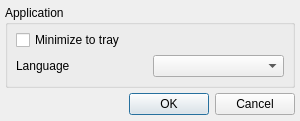
<?xml version="1.0" encoding="UTF-8"?>
<ui version="4.0">
 <class>GConfig</class>
 <widget class="QDialog" name="GConfig">
  <property name="geometry">
   <rect>
    <x>0</x>
    <y>0</y>
    <width>300</width>
    <height>111</height>
   </rect>
  </property>
  <property name="minimumSize">
   <size>
    <width>300</width>
    <height>0</height>
   </size>
  </property>
  <property name="windowTitle">
   <string>Global settings</string>
  </property>
  <property name="modal">
   <bool>true</bool>
  </property>
  <layout class="QVBoxLayout" name="verticalLayout">
   <property name="spacing">
    <number>5</number>
   </property>
   <property name="leftMargin">
    <number>5</number>
   </property>
   <property name="topMargin">
    <number>5</number>
   </property>
   <property name="rightMargin">
    <number>5</number>
   </property>
   <property name="bottomMargin">
    <number>6</number>
   </property>
   <item>
    <widget class="QGroupBox" name="groupBox_2">
     <property name="sizePolicy">
      <sizepolicy hsizetype="Preferred" vsizetype="Fixed">
       <horstretch>0</horstretch>
       <verstretch>0</verstretch>
      </sizepolicy>
     </property>
     <property name="title">
      <string>Application</string>
     </property>
     <layout class="QVBoxLayout" name="verticalLayout_3">
      <property name="spacing">
       <number>5</number>
      </property>
      <property name="leftMargin">
       <number>8</number>
      </property>
      <property name="topMargin">
       <number>5</number>
      </property>
      <property name="rightMargin">
       <number>8</number>
      </property>
      <property name="bottomMargin">
       <number>8</number>
      </property>
      <item>
       <widget class="QCheckBox" name="cbMinimizeToTray">
        <property name="sizePolicy">
         <sizepolicy hsizetype="Expanding" vsizetype="Fixed">
          <horstretch>0</horstretch>
          <verstretch>0</verstretch>
         </sizepolicy>
        </property>
        <property name="minimumSize">
         <size>
          <width>140</width>
          <height>0</height>
         </size>
        </property>
        <property name="text">
         <string>Minimize to tray</string>
        </property>
       </widget>
      </item>
      <item>
       <layout class="QHBoxLayout" name="horizontalLayout">
        <item>
         <widget class="QLabel" name="label">
          <property name="text">
           <string>Language</string>
          </property>
         </widget>
        </item>
        <item>
         <widget class="QComboBox" name="cbLanguages"/>
        </item>
       </layout>
      </item>
     </layout>
    </widget>
   </item>
   <item>
    <widget class="QDialogButtonBox" name="buttonBox">
     <property name="orientation">
      <enum>Qt::Horizontal</enum>
     </property>
     <property name="standardButtons">
      <set>QDialogButtonBox::Cancel|QDialogButtonBox::Ok</set>
     </property>
    </widget>
   </item>
  </layout>
 </widget>
 <resources>
  <include location="resource.qrc"/>
 </resources>
 <connections>
  <connection>
   <sender>buttonBox</sender>
   <signal>accepted()</signal>
   <receiver>GConfig</receiver>
   <slot>accept()</slot>
   <hints>
    <hint type="sourcelabel">
     <x>248</x>
     <y>254</y>
    </hint>
    <hint type="destinationlabel">
     <x>157</x>
     <y>274</y>
    </hint>
   </hints>
  </connection>
  <connection>
   <sender>buttonBox</sender>
   <signal>rejected()</signal>
   <receiver>GConfig</receiver>
   <slot>reject()</slot>
   <hints>
    <hint type="sourcelabel">
     <x>316</x>
     <y>260</y>
    </hint>
    <hint type="destinationlabel">
     <x>286</x>
     <y>274</y>
    </hint>
   </hints>
  </connection>
 </connections>
</ui>
